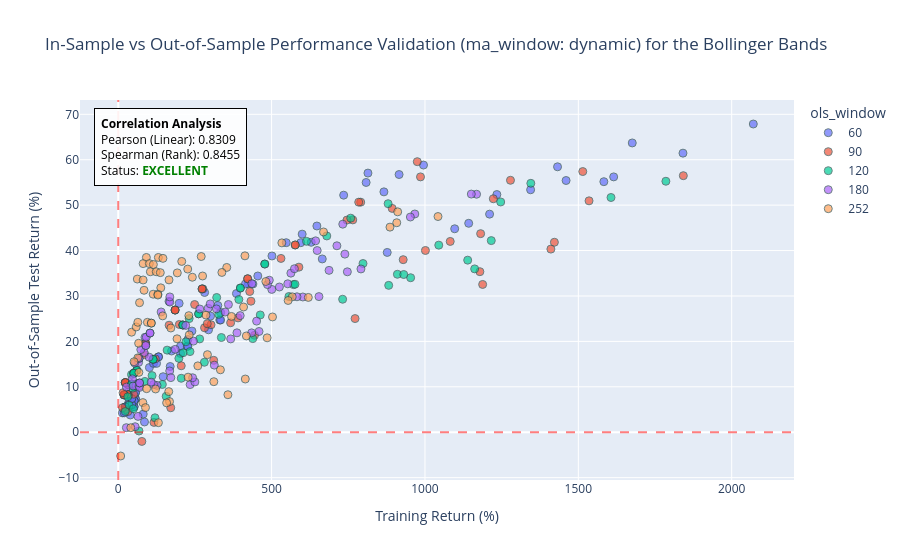

Source (notebook cell):
### Code cell
# ==============================================================================
# 1. HYPERPARAMETER GRID FOR BOLLINGER BANDS STRATEGY
# ==============================================================================
windows_grid = config['grids']['bollinger']['ols_windows']
bollinger_param_grid = {
    'num_std': [round(x, 2) for x in np.linspace(1.0, 2.0, 15)],
    'stop_mult': config['grids']['bollinger']['stop_mult'],
    'ma_window': config['grids']['bollinger']['ma_window']
}

# ==============================================================================
# 2. INITIALIZE AND EXECUTE MODULAR BACKTEST
# ==============================================================================
backtest = PairsBacktest(
    ticker_x=ticker_x,
    ticker_y=ticker_y,
    start_date=str(start_date),
    end_date_train=str(end_date_train),
    start_date_test=str(start_date_test),
    end_date=str(end_date),
    strategy_cls=DynamicMeanReversionStrategy,
    strategy_param_grid=bollinger_param_grid,
    ols_windows_to_test=windows_grid,
    show_heatmaps=True,
    transaction_cost=t_cost,
    compounding=is_compounding,  
    target_metric=metric_to_use,
    strategy_name=strategy_name_BB
)

final_train_df, final_test_df = backtest.execute_pipeline()

if final_train_df is not None and final_test_df is not None:
    print(f"\n Evaluating In-Sample Regimes for {ticker_x} x {ticker_y}")
    evaluate_stationarity_regimes(final_train_df, strategy_name_BB, is_compounding)

    print(f"\n Evaluating Out-of-Sample Regimes for {ticker_x} x {ticker_y}")
    evaluate_stationarity_regimes(final_test_df, strategy_name_BB, is_compounding)

### Figure 1 — Plotly figure (JSON) as saved in the notebook; plotly's stock layout.template omitted (floating-point values rounded to 4 significant figures; data arrays with more than 128 entries replaced by an {"elided": "..."} marker saying what was removed)
{"data": [{"customdata": {"elided": "75x4 mixed values"}, "hovertemplate": "ols_window=%{customdata[0]}<br>Training Return (%)=%{x}<br>Out-of-Sample Test Return (%)=%{y}<br>num_std=%{customdata[1]}<br>stop_mult=%{customdata[2]}<br>ma_window=%{customdata[3]}<extra></extra>", "legendgroup": "60", "marker": {"color": "#636efa", "line": {"color": "DarkSlateGrey", "width": 1}, "opacity": 0.7, "size": 8, "symbol": "circle"}, "mode": "markers", "name": "60", "orientation": "v", "showlegend": true, "type": "scatter", "x": [81.42, 300.9, 1097.0, 1615.0, 2070.0, 85.57, 424.5, 1143.0, 1583.0, 1841.0, 146.3, 665.1, 1234.0, 1432.0, 1676.0, 173.9, 877.0, 1211.0, 1344.0, 1460.0, 198.5, 629.1, 866.2, 915.6, 995.2, 281.6, 647.6, 734.9, 808.2, 814.1, 324.7, 501.1, 547.7, 595.1, 599.6, 240.2, 385.3, 414.7, 439.0, 455.0, 203.2, 294.3, 331.0, 333.8, 333.8, 169.4, 203.1, 225.2, 227.1, 227.1, 101.6, 114.7, 124.9, 131.4, 131.4, 35.12, 55.35, 56.24, 56.24, 56.24, 39.36, 51.2, 52.06, 52.06, 52.06, 33.02, 43.43, 44.25, 44.25, 44.25, 13.34, 19.46, 22.9, 22.9, 22.9], "xaxis": "x", "y": [3.994, 25.57, 44.8, 56.22, 67.87, 2.258, 32.69, 46.0, 55.17, 61.45, 12.22, 38.16, 52.34, 58.44, 63.69, 17.88, 39.59, 48.02, 53.39, 55.42, 28.38, 41.82, 52.92, 56.74, 58.83, 30.77, 45.41, 52.2, 55.0, 57.06, 27.91, 38.81, 41.73, 41.73, 43.62, 22.28, 30.54, 32.64, 32.64, 34.4, 17.33, 22.55, 24.71, 24.71, 26.36, 14.47, 18.93, 18.93, 18.93, 20.42, 14.24, 15.16, 15.16, 16.6, 16.6, 6.711, 7.377, 7.377, 8.722, 8.722, 3.797, 5.624, 5.624, 6.946, 6.946, 6.06, 6.06, 6.06, 7.388, 7.388, 4.261, 4.261, 5.566, 5.566, 5.566], "yaxis": "y"}, {"customdata": {"elided": "75x4 mixed values"}, "hovertemplate": "ols_window=%{customdata[0]}<br>Training Return (%)=%{x}<br>Out-of-Sample Test Return (%)=%{y}<br>num_std=%{customdata[1]}<br>stop_mult=%{customdata[2]}<br>ma_window=%{customdata[3]}<extra></extra>", "legendgroup": "90", "marker": {"color": "#EF553B", "line": {"color": "DarkSlateGrey", "width": 1}, "opacity": 0.7, "size": 8, "symbol": "circle"}, "mode": "markers", "name": "90", "orientation": "v", "showlegend": true, "type": "scatter", "x": [76.97, 311.2, 1188.0, 1411.0, 1842.0, 116.4, 444.3, 1082.0, 1181.0, 1515.0, 171.2, 772.1, 1179.0, 1422.0, 1535.0, 205.4, 929.0, 1001.0, 1223.0, 1279.0, 281.4, 764.6, 893.1, 985.5, 975.0, 302.6, 589.0, 745.7, 790.5, 784.1, 366.4, 432.7, 530.6, 577.0, 577.0, 290.3, 390.5, 428.7, 421.9, 421.9, 199.2, 249.1, 276.0, 273.3, 273.3, 121.1, 165.8, 185.4, 185.4, 185.4, 50.54, 85.55, 88.95, 88.95, 88.95, 31.6, 33.4, 32.43, 32.43, 32.43, 23.57, 28.88, 28.88, 28.88, 28.88, 14.06, 19.13, 19.13, 19.13, 19.13, 15.66, 23.04, 23.04, 23.04, 23.04], "xaxis": "x", "y": [-2.023, 15.83, 32.54, 40.32, 56.49, 2.167, 21.35, 42.01, 43.72, 57.39, 5.385, 25.03, 35.35, 41.83, 50.95, 14.63, 37.99, 40.02, 51.41, 55.47, 23.0, 46.75, 49.29, 56.22, 59.57, 23.66, 36.34, 46.71, 50.65, 50.65, 24.1, 28.85, 38.27, 41.23, 41.23, 23.88, 25.17, 30.98, 33.79, 33.79, 23.73, 28.12, 31.56, 31.56, 31.56, 16.16, 23.56, 26.9, 26.9, 26.9, 8.35, 17.1, 19.61, 19.61, 19.61, 4.549, 8.149, 10.47, 10.47, 10.47, 5.008, 8.372, 8.372, 8.372, 8.372, 5.387, 8.23, 8.23, 8.23, 8.23, 8.69, 10.93, 10.93, 10.93, 10.93], "yaxis": "y"}, {"customdata": {"elided": "75x4 mixed values"}, "hovertemplate": "ols_window=%{customdata[0]}<br>Training Return (%)=%{x}<br>Out-of-Sample Test Return (%)=%{y}<br>num_std=%{customdata[1]}<br>stop_mult=%{customdata[2]}<br>ma_window=%{customdata[3]}<extra></extra>", "legendgroup": "120", "marker": {"color": "#00cc96", "line": {"color": "DarkSlateGrey", "width": 1}, "opacity": 0.7, "size": 8, "symbol": "circle"}, "mode": "markers", "name": "120", "orientation": "v", "showlegend": true, "type": "scatter", "x": [67.71, 280.8, 881.7, 1162.0, 1785.0, 119.8, 438.6, 953.3, 1139.0, 1607.0, 156.2, 571.3, 910.1, 1216.0, 1345.0, 205.4, 731.6, 930.8, 1045.0, 1247.0, 220.6, 556.5, 798.0, 758.0, 879.8, 265.4, 463.0, 576.3, 613.8, 679.9, 233.9, 327.8, 393.2, 477.7, 477.7, 197.6, 336.2, 321.0, 398.2, 398.2, 143.8, 211.4, 231.3, 262.1, 262.1, 110.3, 159.4, 210.5, 210.5, 210.5, 54.04, 86.85, 113.6, 113.6, 113.6, 35.46, 43.23, 60.3, 60.3, 60.3, 49.55, 47.62, 61.52, 61.52, 61.52, 31.2, 50.57, 50.57, 50.57, 50.57, 22.88, 44.05, 44.05, 44.05, 44.05], "xaxis": "x", "y": [0.268, 15.4, 32.33, 35.96, 55.26, 3.174, 20.61, 34.02, 37.89, 51.69, 7.902, 32.5, 34.78, 42.19, 54.81, 11.88, 29.28, 34.73, 41.2, 50.7, 19.91, 29.88, 37.15, 47.13, 50.32, 20.54, 25.82, 32.58, 42.03, 43.22, 17.75, 25.95, 29.23, 37.03, 37.03, 16.26, 20.85, 29.67, 31.75, 31.75, 10.52, 17.5, 25.02, 26.07, 26.07, 12.46, 18.07, 23.61, 23.61, 23.61, 10.03, 11.19, 16.05, 16.05, 16.05, 5.964, 12.69, 13.64, 13.64, 13.64, 5.172, 9.71, 10.63, 10.63, 10.63, 7.811, 12.99, 12.99, 12.99, 12.99, 4.56, 10.61, 10.61, 10.61, 10.61], "yaxis": "y"}, {"customdata": {"elided": "75x4 mixed values"}, "hovertemplate": "ols_window=%{customdata[0]}<br>Training Return (%)=%{x}<br>Out-of-Sample Test Return (%)=%{y}<br>num_std=%{customdata[1]}<br>stop_mult=%{customdata[2]}<br>ma_window=%{customdata[3]}<extra></extra>", "legendgroup": "180", "marker": {"color": "#ab63fa", "line": {"color": "DarkSlateGrey", "width": 1}, "opacity": 0.7, "size": 8, "symbol": "circle"}, "mode": "markers", "name": "180", "orientation": "v", "showlegend": true, "type": "scatter", "x": [26.51, 126.5, 451.1, 687.3, 1168.0, 55.05, 185.8, 601.8, 791.3, 1151.0, 64.42, 313.2, 582.7, 747.0, 966.9, 115.3, 459.0, 654.4, 738.8, 952.5, 107.3, 397.6, 552.7, 643.5, 732.0, 234.4, 434.9, 525.4, 648.6, 712.9, 249.8, 387.0, 500.6, 562.9, 574.5, 242.4, 366.7, 435.5, 486.6, 492.5, 167.8, 245.2, 348.4, 320.1, 359.2, 171.5, 219.9, 293.1, 265.9, 299.9, 100.6, 139.8, 165.5, 168.2, 168.2, 58.39, 87.15, 91.28, 103.7, 103.7, 46.16, 84.76, 73.5, 89.65, 89.65, 26.61, 66.44, 53.81, 68.13, 68.13, 48.39, 68.0, 69.68, 69.68, 69.68], "xaxis": "x", "y": [1.008, 10.31, 24.47, 35.64, 52.4, 1.215, 18.24, 29.78, 35.95, 52.44, 3.489, 14.77, 29.82, 35.32, 48.05, 10.51, 22.19, 29.86, 39.22, 47.39, 11.03, 25.68, 32.68, 42.14, 45.81, 10.49, 21.88, 31.97, 40.01, 41.05, 11.07, 21.88, 31.45, 35.03, 36.0, 11.99, 20.54, 32.71, 32.51, 33.47, 13.49, 20.06, 26.46, 27.16, 28.12, 12.03, 23.52, 27.29, 27.13, 28.25, 16.53, 26.48, 28.82, 28.65, 29.79, 10.24, 20.89, 20.92, 21.83, 21.83, 11.77, 17.54, 18.2, 19.09, 19.09, 9.944, 15.38, 15.23, 16.25, 16.25, 10.17, 10.14, 9.875, 10.85, 10.85], "yaxis": "y"}, {"customdata": {"elided": "75x4 mixed values"}, "hovertemplate": "ols_window=%{customdata[0]}<br>Training Return (%)=%{x}<br>Out-of-Sample Test Return (%)=%{y}<br>num_std=%{customdata[1]}<br>stop_mult=%{customdata[2]}<br>ma_window=%{customdata[3]}<extra></extra>", "legendgroup": "252", "marker": {"color": "#FFA15A", "line": {"color": "DarkSlateGrey", "width": 1}, "opacity": 0.7, "size": 8, "symbol": "circle"}, "mode": "markers", "name": "252", "orientation": "v", "showlegend": true, "type": "scatter", "x": [8.014, 167.2, 414.3, 485.4, 1042.0, 40.91, 227.8, 333.1, 567.4, 911.0, 80.3, 311.7, 417.7, 553.9, 908.0, 121.7, 357.6, 502.9, 619.7, 885.9, 164.6, 259.5, 408.6, 481.2, 669.3, 157.7, 290.8, 369.2, 353.7, 533.4, 131.0, 231.5, 286.2, 275.0, 413.1, 88.83, 191.7, 230.2, 241.6, 337.9, 67.33, 171.4, 165.5, 207.0, 270.6, 92.54, 145.0, 138.7, 192.6, 226.5, 66.42, 84.16, 91.7, 130.8, 145.7, 43.52, 62.15, 81.08, 101.4, 114.5, 58.56, 81.17, 104.7, 123.7, 137.1, 63.86, 69.43, 113.9, 129.3, 129.3, 51.39, 63.85, 95.13, 107.8, 107.8], "xaxis": "x", "y": [-5.234, 6.745, 11.71, 20.79, 47.49, 0.9983, 12.12, 13.74, 29.81, 48.53, 6.528, 11.13, 21.2, 29.01, 46.12, 9.525, 8.256, 25.38, 29.68, 45.16, 8.942, 14.61, 27.57, 33.19, 44.1, 6.47, 17.08, 25.49, 36.28, 41.7, 2.103, 21.43, 25.79, 34.4, 38.84, 5.418, 20.57, 25.67, 34.13, 35.18, 13.18, 22.95, 33.54, 37.61, 38.69, 9.593, 25.62, 31.79, 35.08, 35.93, 19.58, 31.25, 38.48, 38.48, 38.28, 22.02, 33.73, 37.13, 37.13, 36.93, 23.18, 33.52, 35.33, 35.33, 35.14, 16.38, 28.52, 30.39, 30.39, 30.2, 15.52, 24.2, 24.2, 24.03, 24.03], "yaxis": "y"}], "layout": {"annotations": [{"align": "left", "bgcolor": "rgba(255, 255, 255, 0.9)", "bordercolor": "black", "borderpad": 6, "borderwidth": 1, "font": {"color": "black", "size": 12}, "showarrow": false, "text": "<b>Correlation Analysis</b><br>Pearson (Linear): 0.8309<br>Spearman (Rank): 0.8455<br>Status: <span style='color:green'><b>EXCELLENT</b></span>", "x": 0.02, "xref": "paper", "y": 0.98, "yref": "paper"}], "legend": {"title": {"text": "ols_window"}, "tracegroupgap": 0}, "shapes": [{"line": {"color": "red", "dash": "dash"}, "opacity": 0.5, "type": "line", "x0": 0, "x1": 1, "xref": "x domain", "y0": 0, "y1": 0, "yref": "y"}, {"line": {"color": "red", "dash": "dash"}, "opacity": 0.5, "type": "line", "x0": 0, "x1": 0, "xref": "x", "y0": 0, "y1": 1, "yref": "y domain"}], "title": {"text": "In-Sample vs Out-of-Sample Performance Validation (ma_window: dynamic) for the Bollinger Bands"}, "xaxis": {"anchor": "y", "domain": [0, 1], "title": {"text": "Training Return (%)"}}, "yaxis": {"anchor": "x", "domain": [0, 1], "title": {"text": "Out-of-Sample Test Return (%)"}}}}
